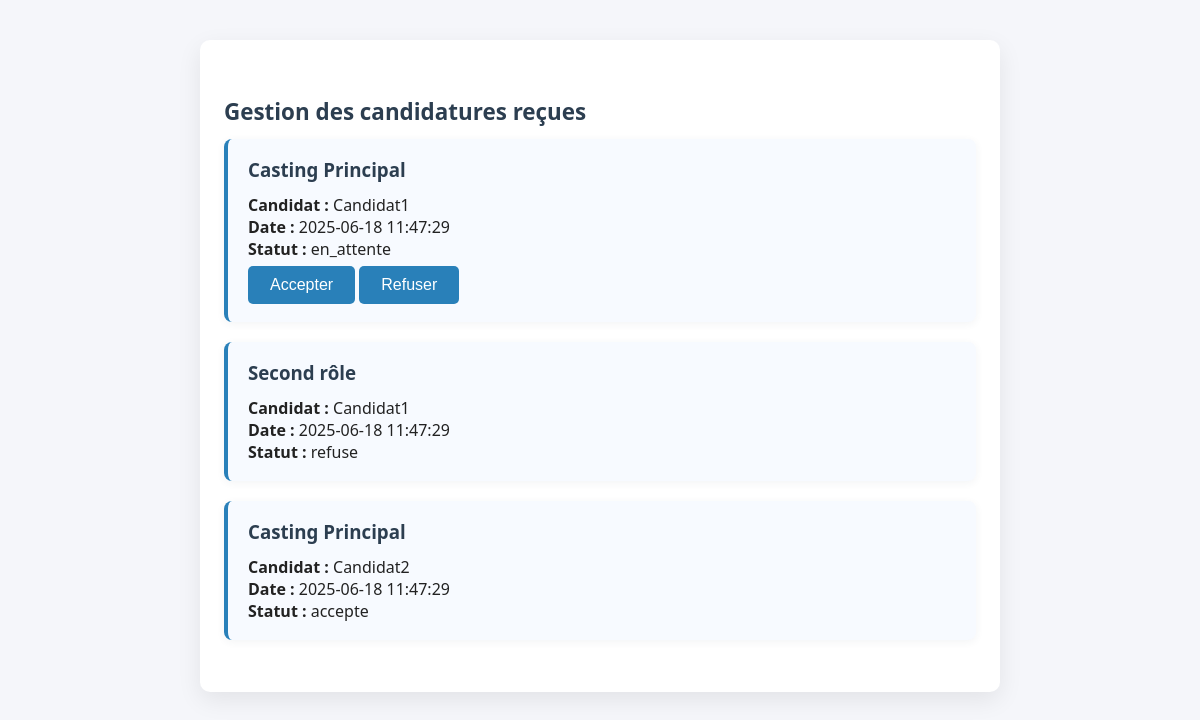
/php/manage_applications.php (signed in), run on the app's committed database.
### tables this page shows
CREATE TABLE `applications` (
                                `id` int NOT NULL AUTO_INCREMENT,
                                `casting_id` int NOT NULL,
                                `user_id` int NOT NULL,
                                `status` enum('en_attente','accepte','refuse') NOT NULL DEFAULT 'en_attente',
                                `applied_at` timestamp NULL DEFAULT CURRENT_TIMESTAMP,
                                PRIMARY KEY (`id`),
                                UNIQUE KEY `unique_application` (`casting_id`,`user_id`),
                                KEY `user_id` (`user_id`),
                                CONSTRAINT fk_applications_casting FOREIGN KEY (`casting_id`) REFERENCES `castings`(`id`),
                                CONSTRAINT fk_applications_user FOREIGN KEY (`user_id`) REFERENCES `users`(`id`)
);

CREATE TABLE `castings` (
                            `id` int NOT NULL AUTO_INCREMENT,
                            `projet_id` int NOT NULL,
                            `user_id` int NOT NULL,
                            `titre` varchar(255) NOT NULL,
                            `description` text NOT NULL,
                            `date_debut` date NOT NULL,
                            `date_fin` date NOT NULL,
                            PRIMARY KEY (`id`),
                            KEY `projet_id` (`projet_id`),
                            KEY `user_id` (`user_id`),
                            CONSTRAINT fk_castings_project FOREIGN KEY (`projet_id`) REFERENCES `projects`(`id`),
                            CONSTRAINT fk_castings_user FOREIGN KEY (`user_id`) REFERENCES `users`(`id`)
);

CREATE TABLE `users` (
                         `id` int NOT NULL AUTO_INCREMENT,
                         `username` varchar(100) NOT NULL,
                         `email` varchar(191) NOT NULL,
                         `password_hash` varchar(255) NOT NULL,
                         `role` enum('candidat','auteur') NOT NULL,
                         PRIMARY KEY (`id`),
                         UNIQUE KEY `email` (`email`)
);

### php/manage_applications.php (called while the page is built, shortened)
<?php
require 'db.php';
$user_id = $_SESSION['user_id'];
$stmt = $pdo->prepare("
    SELECT a.id AS application_id, a.status, a.applied_at, u.username AS candidat, c.titre AS casting_titre
    FROM applications a
    JOIN castings c ON a.casting_id = c.id
    JOIN users u ON a.user_id = u.id
    WHERE c.user_id = ?
    ORDER BY a.applied_at DESC
");
$stmt->execute([$user_id]);
$applications = $stmt->fetchAll();
include '../views/manage_applications.php';
?>

### views/manage_applications.php (the view, shortened to what this page needs)
<!DOCTYPE html>
<html lang="fr">
<head>
    <link rel="stylesheet" href="../css/style.css">
</head>
<body>
<div class="container">
    <h2>Gestion des candidatures reçues</h2>
    <?php if (empty($applications)): ?>
        <p>Aucune candidature reçue pour vos castings.</p>
    <?php else: ?>
        <?php foreach ($applications as $app): ?>
            <div class="card">
                <h3><?= htmlspecialchars($app['casting_titre']) ?></h3>
                <p><strong>Candidat :</strong> <?= htmlspecialchars($app['candidat']) ?></p>
                <p><strong>Date :</strong> <?= htmlspecialchars($app['applied_at']) ?></p>
                <p><strong>Statut :</strong> <?= htmlspecialchars($app['status']) ?></p>
                <?php if ($app['status'] === 'en_attente'): ?>
                    <form method="post" action="../php/update_status.php" style="display:inline;">
                        <button type="submit">Accepter</button>
                    </form>
                    <form method="post" action="../php/update_status.php" style="display:inline;">
                        <button type="submit">Refuser</button>
                    </form>
                <?php endif; ?>
            </div>
        <?php endforeach; ?>
    <?php endif; ?>
</div>
</body>
</html>

### css/style.css (style rules this page uses)
* { box-sizing: border-box; margin: 0; padding: 0; }
body { font-family: 'Segoe UI', Arial, sans-serif; background: #f5f6fa; color: #222; min-height: 100vh; }
.container { max-width: 800px; margin: 40px auto 40px auto; background: #fff; border-radius: 10px; box-shadow: 0 8px 24px rgba(0,0,0,0.08); padding: 32px 24px 32px 24px; }
h1, h2, h3 { color: #2c3e50; margin-bottom: 12px; }
h2 { font-size: 1.4em; margin-top: 24px; margin-bottom: 12px; }
form { margin-bottom: 18px; }
button, .btn { background: #2980b9; color: #fff; border: none; padding: 10px 22px; border-radius: 5px; font-size: 1em; cursor: pointer; margin-top: 6px; transition: background 0.2s; display: inline-block; text-align: center; text-decoration: none; }
.card { background: #f7faff; border-radius: 8px; box-shadow: 0 2px 8px rgba(44,62,80,0.06); padding: 18px 20px; margin-bottom: 20px; border-left: 4px solid #2980b9; }

### data on the page
applications: casting.titre "Casting Principal", user.username "Candidat1", applied_at "2025-06-18 11:47:29", status "en_attente"
applications: casting.titre "Second rôle", user.username "Candidat1", applied_at "2025-06-18 11:47:29", status "refuse"
applications: casting.titre "Casting Principal", user.username "Candidat2", applied_at "2025-06-18 11:47:29", status "accepte"
